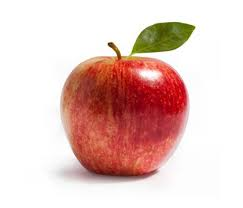
//> input picture ImageSample/apple.jpg, 243 x 208 px
$ ./sobel_filter ../ImageSample/apple.jpg   (built with g++ and OpenCV 4)
//> lines starting //> are read from the running program, lines starting //| are printed output that depends on the picture
/**
 * @file sobel_filter.cpp
 * @author your name (you@domain.com)
 * @brief Sobelフィルタ
 * @version 0.1
 * @date 2021-06-17
 *
 * @copyright Copyright (c) 2021
 *
 */
#include <iostream>
#include <string>
#include <cmath>
#include <random>
#include <opencv2/opencv.hpp>
using namespace std;
using namespace cv;

int main(int argc, char** argv)
{
    try
    {
        if (argc < 2)
            throw ("few parameters.");

        // 画像読み込み
        Mat img_src;
        img_src = imread(argv[1], IMREAD_GRAYSCALE);
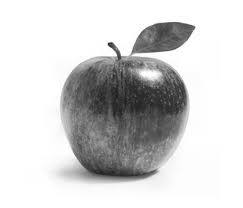
//> img_src: 208 rows x 243 cols, CV_8UC1; min 27, max 255, mean 209.9
        if (img_src.empty())
            throw ("failed open file.");

        // 画像準備
        Mat img_dst1, img_dst2, img_dst3, img_dst4;
        img_src.copyTo(img_dst1);
        img_src.copyTo(img_dst2);
        img_src.copyTo(img_dst3);
        img_src.copyTo(img_dst4);

        // Sobelオペレータによるエッジ検出
        double sobel_wop1[3][3] = {
            { -1.0, 0.0, 1.0 },
            { -2.0, 0.0, 2.0 },
            { -1.0, 0.0, 1.0 }
        };
        double sobel_wop2[3][3] = {
            { 1.0, 0.0, -1.0 },
            { 2.0, 0.0, -2.0 },
            { 1.0, 0.0, -1.0 }
        };
        double sobel_hop1[3][3] = {
            { -1.0, -2.0, -1.0 },
            { 0.0, 0.0, 0.0 },
            { 1.0, 2.0, 1.0 }
        };
        double sobel_hop2[3][3] = {
            { 1.0, 2.0, 1.0 },
            { 0.0, 0.0, 0.0 },
            { -1.0, -2.0, -1.0}
        };


        // 面倒くさいのでフィルタが画像からはみ出る場合は、処理しない方針とする
        int k, l;
        int sum1, sum2, sum3, sum4;
        for (int y = 0; y < img_src.rows; ++y) {
            for (int x = 0; x < img_src.cols; ++x) {
                sum1 = sum2 = sum3 = sum4;
                for (k = -1; k <=1; ++k) {
                    if (y+k<0) continue;
                    if (y+k>=img_src.rows) continue;
                    for (l = -1; l<=1; ++l) {
                        if (x+l<0) continue;
                        if (x+l>=img_src.cols) continue;

                        int tx = x+l;
                        int ty = y+k;

                        sum1 += img_src.data[ty*img_src.step + tx] * sobel_wop1[k+1][l+1];
                        sum2 += img_src.data[ty*img_src.step + tx] * sobel_wop2[k+1][l+1];
                        sum3 += img_src.data[ty*img_src.step + tx] * sobel_hop1[k+1][l+1];
                        sum4 += img_src.data[ty*img_src.step + tx] * sobel_hop2[k+1][l+1];

                        // 本来は+/-の符号付き画素値になるが画像として見やすいように絶対値に変換する
                        sum1 = abs(sum1);
                        if (sum1 > 255) sum1 = 255;
                        sum2 = abs(sum2);
                        if (sum2 > 255) sum2 = 255;
                        sum3 = abs(sum3);
                        if (sum3 > 255) sum3 = 255;
                        sum4 = abs(sum4);
                        if (sum4 > 255) sum4 = 255;
                    }
                }
                // 計算結果を格納
                img_dst1.data[y*img_dst1.step + x] = sum1;
                img_dst2.data[y*img_dst2.step + x] = sum2;
                img_dst3.data[y*img_dst3.step + x] = sum3;
                img_dst4.data[y*img_dst4.step + x] = sum4;
            }
        }
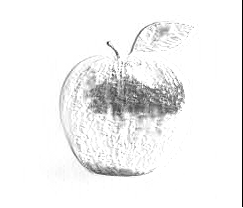
//> img_dst1: 208 rows x 243 cols, CV_8UC1; min 0, max 255, mean 242.6
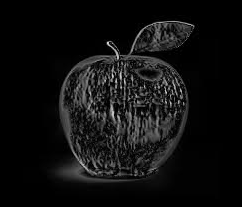
//> img_dst2: 208 rows x 243 cols, CV_8UC1; min 0, max 255, mean 17.5
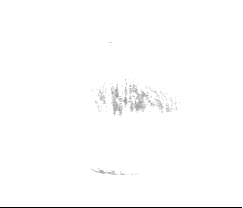
//> img_dst3: 208 rows x 243 cols, CV_8UC1; min 0, max 255, mean 252.8
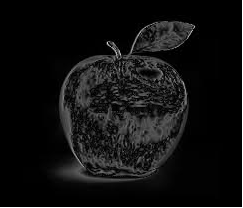
//> img_dst4: 208 rows x 243 cols, CV_8UC1; min 0, max 255, mean 16.7
//> after the loop, sum1 = 255; sum2 = 255; sum3 = 255; sum4 = 255
        imshow("img_dst1", img_dst1);
        imshow("img_dst2", img_dst2);
        imshow("img_dst3", img_dst3);
        imshow("img_dst4", img_dst4);


        // OpenCV: Sobelフィルタ
        Mat img_sobel;
        img_src.copyTo(img_sobel);
        Sobel(img_src, img_sobel, CV_32F, 1, 0, 3);
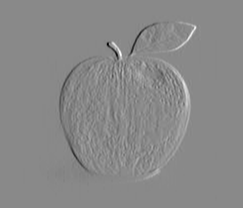
//> img_sobel: 208 rows x 243 cols, CV_32FC1; min -763, max 655, mean 0; drawn with min black and max white
        convertScaleAbs(img_sobel, img_sobel, 1, 0);
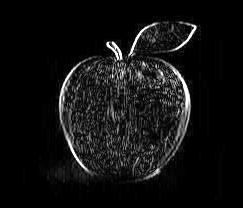
//> img_sobel: 208 rows x 243 cols, CV_8UC1; min 0, max 255, mean 17.4
        imshow("img_sobel", img_sobel);

        waitKey(0);
    }
    catch (const char* str)
    {
        cerr << str << endl;
    }
    return 0;
}
